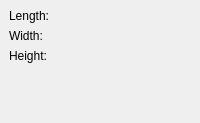
        <widget class="QWidget" name="Page1_box">
         <layout class="QGridLayout">
          <property name="leftMargin">
           <number>9</number>
          </property>
          <property name="topMargin">
           <number>9</number>
          </property>
          <property name="rightMargin">
           <number>9</number>
          </property>
          <property name="bottomMargin">
           <number>9</number>
          </property>
          <property name="spacing">
           <number>6</number>
          </property>
          <item row="0" column="0">
           <layout class="QGridLayout">
            <property name="leftMargin">
             <number>0</number>
            </property>
            <property name="topMargin">
             <number>0</number>
            </property>
            <property name="rightMargin">
             <number>0</number>
            </property>
            <property name="bottomMargin">
             <number>0</number>
            </property>
            <property name="spacing">
             <number>6</number>
            </property>
            <item row="0" column="0">
             <widget class="QLabel" name="textLabel2">
              <property name="text">
               <string>Length:</string>
              </property>
             </widget>
            </item>
            <item row="0" column="2">
             <widget class="Gui::QuantitySpinBox" name="boxLength" native="true">
              <property name="keyboardTracking" stdset="0">
               <bool>false</bool>
              </property>
              <property name="unit" stdset="0">
               <string notr="true">mm</string>
              </property>
              <property name="value" stdset="0">
               <double>10.000000000000000</double>
              </property>
             </widget>
            </item>
            <item row="1" column="0">
             <widget class="QLabel" name="textLabel3">
              <property name="text">
               <string>Width:</string>
              </property>
             </widget>
            </item>
            <item row="1" column="2">
             <widget class="Gui::QuantitySpinBox" name="boxWidth" native="true">
              <property name="keyboardTracking" stdset="0">
               <bool>false</bool>
              </property>
              <property name="unit" stdset="0">
               <string notr="true">mm</string>
              </property>
              <property name="value" stdset="0">
               <double>10.000000000000000</double>
              </property>
             </widget>
            </item>
            <item row="2" column="0">
             <widget class="QLabel" name="textLabel4">
              <property name="text">
               <string>Height:</string>
              </property>
             </widget>
            </item>
            <item row="2" column="2">
             <widget class="Gui::QuantitySpinBox" name="boxHeight" native="true">
              <property name="keyboardTracking" stdset="0">
               <bool>false</bool>
              </property>
              <property name="unit" stdset="0">
               <string notr="true">mm</string>
              </property>
              <property name="value" stdset="0">
               <double>10.000000000000000</double>
              </property>
             </widget>
            </item>
           </layout>
          </item>
          <item row="1" column="0">
           <spacer>
            <property name="orientation">
             <enum>Qt::Vertical</enum>
            </property>
            <property name="sizeType">
             <enum>QSizePolicy::Expanding</enum>
            </property>
            <property name="sizeHint" stdset="0">
             <size>
              <width>20</width>
              <height>51</height>
             </size>
            </property>
           </spacer>
          </item>
         </layout>
        </widget>
